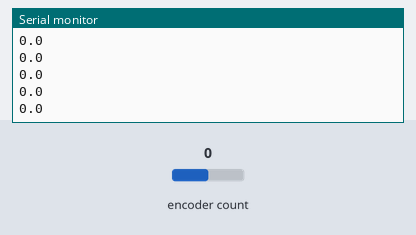
Bench run of a sketch on a simulated Arduino Uno, built with avr-gcc and run on an emulated ATmega328P. Parts: the last lines printed to the serial monitor. The test bench sets the inputs (shaded band); at power-on: encoder count 0.

Above: at 1.2 s.
1.3 s: encoder count set to 1
At 1.33 s:
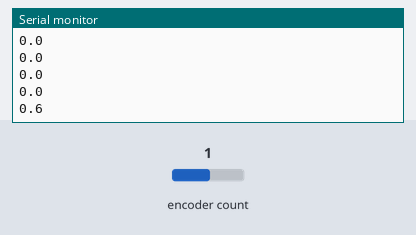
2.8 s: encoder count set to 2
At 2.84 s:
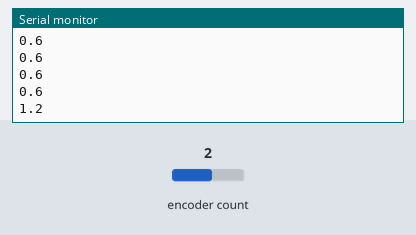
Timing chart, 0 to 5.8 s (numbered marks = the images above; inputs shaded):
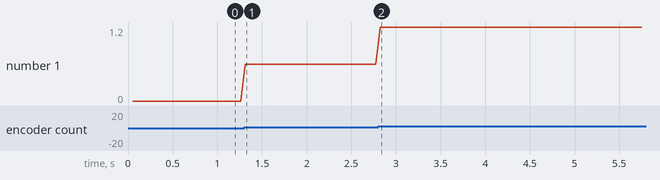

Measured:
- after the input at 1.3 s, the serial monitor: prints a new line at once (image 1)
- after the input at 2.8 s, the serial monitor: prints a new line at once (image 2)
- plotted number 1: 0 → 0.6 after the input at 1.3 s, 0.6 → 1.2 after the input at 2.8 s

The sketch:

encoder_example.ino
```cpp
#include <Encoder.h>

// Define encoder pins
#define ENCODER_PIN_A 2
#define ENCODER_PIN_B 3

// Initialize the encoder object
Encoder encoder(ENCODER_PIN_A, ENCODER_PIN_B);

// Encoder specifications
#define PULSES_PER_REVOLUTION 2400


// Variable to store the initial position as zero reference
long encoderZero = 0;

// Function to get the current encoder position in degrees
float getEncoderPosition(Encoder &enc, long encoderZero){
  long currentPosition = enc.read() - encoderZero;

  float revs = (float)currentPosition / PULSES_PER_REVOLUTION;
  float degs = fmod(revs * 360.0, 360.0);

  if (degs < 0){
    degs +=360;
  }
  return degs;
}

void setup() {
  // Initialize serial communication
  Serial.begin(9600);
  Serial.println("Rotary Encoder Test with 600 PPR (Pins 2 and 3)");

  // Set the current position as the zero reference
  encoderZero = encoder.read();
}

void loop() {

  float position = getEncoderPosition(encoder, encoderZero);


  // Print the position and calculated values
  //Serial.print("Position: ");
  //Serial.print(currentPosition);
  //Serial.print(" | Degrees: ");
  Serial.println(position, 1);

  // Small delay for stability
  delay(50);
}
```
